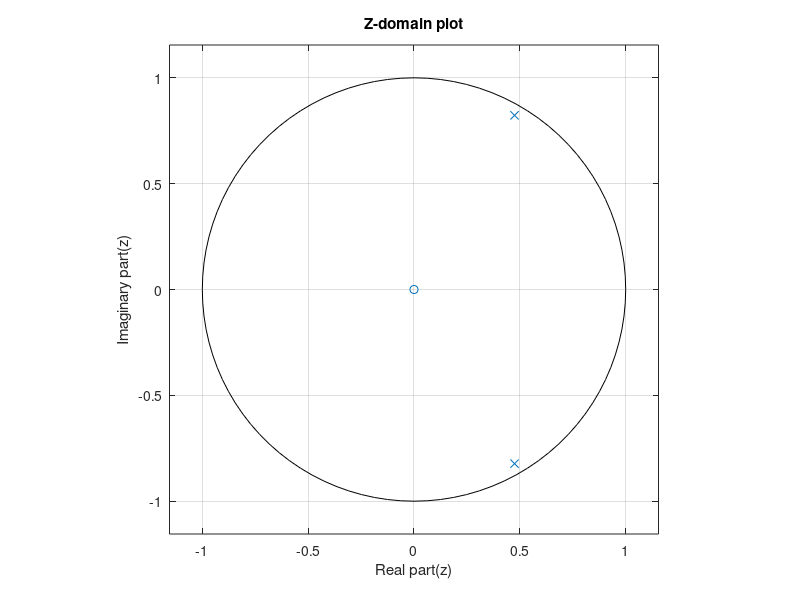

This chart was generated by the following MATLAB code:
r = 0.95;
q = pi/3;
zplane([0 1 0],[1 -2*r*cos(q) r*r]);
%plotting function Z-plane for different values of coefficients of Numerator
%and denominator varying on the basis of r and theta
title("Z-domain plot");
xlabel("Real part(z)");
ylabel("Imaginary part(z)");
